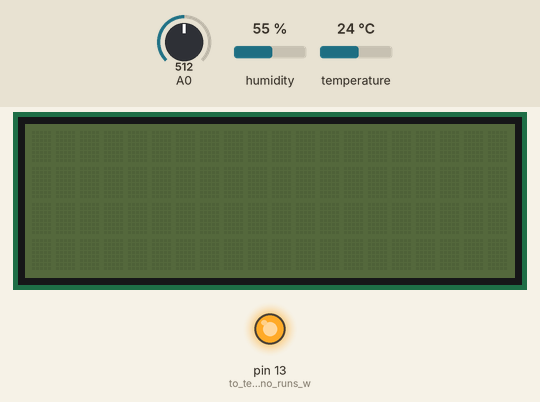
Bench run of a sketch on a simulated Arduino Uno, built with avr-gcc and run on an emulated ATmega328P. On the bench: 20×4 character LCD, output pins drawn as LEDs (lit = HIGH). The inputs (shaded band) are chosen by the test bench; at power-on: A0 = 512, humidity 55 %, temperature 24 °C. What the sketch prints to the serial monitor is not drawn.

Above: at 1.0 s.
At 3.1 s:
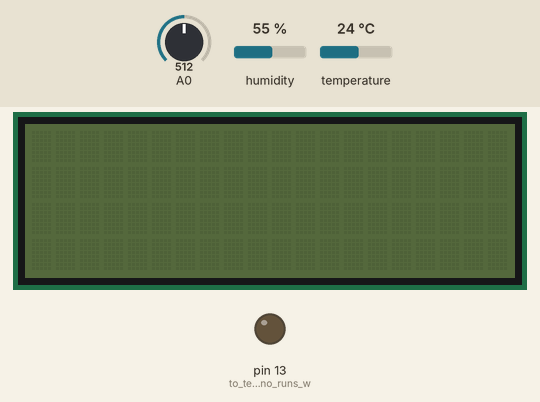
Timing chart, 0 to 5.4 s (numbered marks = the images above):
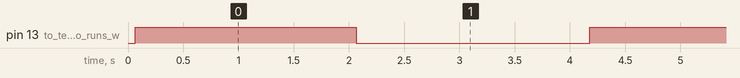

Measured:
- by itself, pin 13 (to_test_if_arduino_runs_w): alternates HIGH for 2.0 s and LOW for 2.1 s
- by itself, everything shown: repeats every 4.1 s, in 3 steps

The sketch:

Arduino_code_1.ino
```cpp
 #include <DHT.h>
#include <DHT_U.h>
#include "DHT.h"

#define DHTPIN 2     // Digital pin connected to the DHT sensor
#define DHTTYPE DHT22   // DHT 22  (AM2302), AM2321
DHT dht(DHTPIN, DHTTYPE);


#include <LiquidCrystal_I2C.h>
#include <Wire.h>


void setup() {

  LiquidCrystal_I2C lcd(0x3F, 2, 1, 0, 4, 5, 6, 7, 3, POSITIVE);
  lcd.begin(20, 4);
  lcd.clear();


  pinMode(A0, INPUT);
  pinMode(LED_BUILTIN, OUTPUT); //to test if arduino runs without uploading code from ide
  Serial.begin(9600);
  Serial.println(F("running Arduino_code_1 (fast blinker)"));
  dht.begin();
}

void loop() {
  digitalWrite(LED_BUILTIN, HIGH);
  delay(2000);
  digitalWrite(LED_BUILTIN, LOW);
  delay(2000);

  float h = dht.readHumidity();
  float t = dht.readTemperature();
  if (isnan(h) || isnan(t)){
    Serial.println(F("Failed to read from DHT sensor!"));
    return;
  }
  {
  int Moisture = analogRead(A0);

  float a;
  a = 690;
  float b;
  b = 100;
  float Moisture_Percent;
  Moisture_Percent = b-((Moisture/a)*b);

  Serial.print("SMOS: ");
  Serial.print(Moisture_Percent);

  // Compute heat index in Celsius (isFahreheit = false)
  float hic = dht.computeHeatIndex(t, h, false);

  Serial.print(F(", AHUM: "));
  Serial.print(h);

  Serial.print(F(", ATEMP: "));
  Serial.print(hic);
  Serial.print(F("C "));

  Serial.println(F(""));


  LiquidCrystal_I2C lcd(0x3F, 2, 1, 0, 4, 5, 6, 7, 3, POSITIVE);
  lcd.begin(20, 4);
  lcd.clear();

  lcd.print("SMOS : ");
  lcd.print(Moisture_Percent);

  lcd.setCursor(0, 1);
  lcd.print("AHUM : ");
  lcd.print(h);
  lcd.print(" %");

  lcd.setCursor(0, 2);
  lcd.print("ATEMP: ");
  lcd.print(hic);
  lcd.print(" C");

  }
}
```
